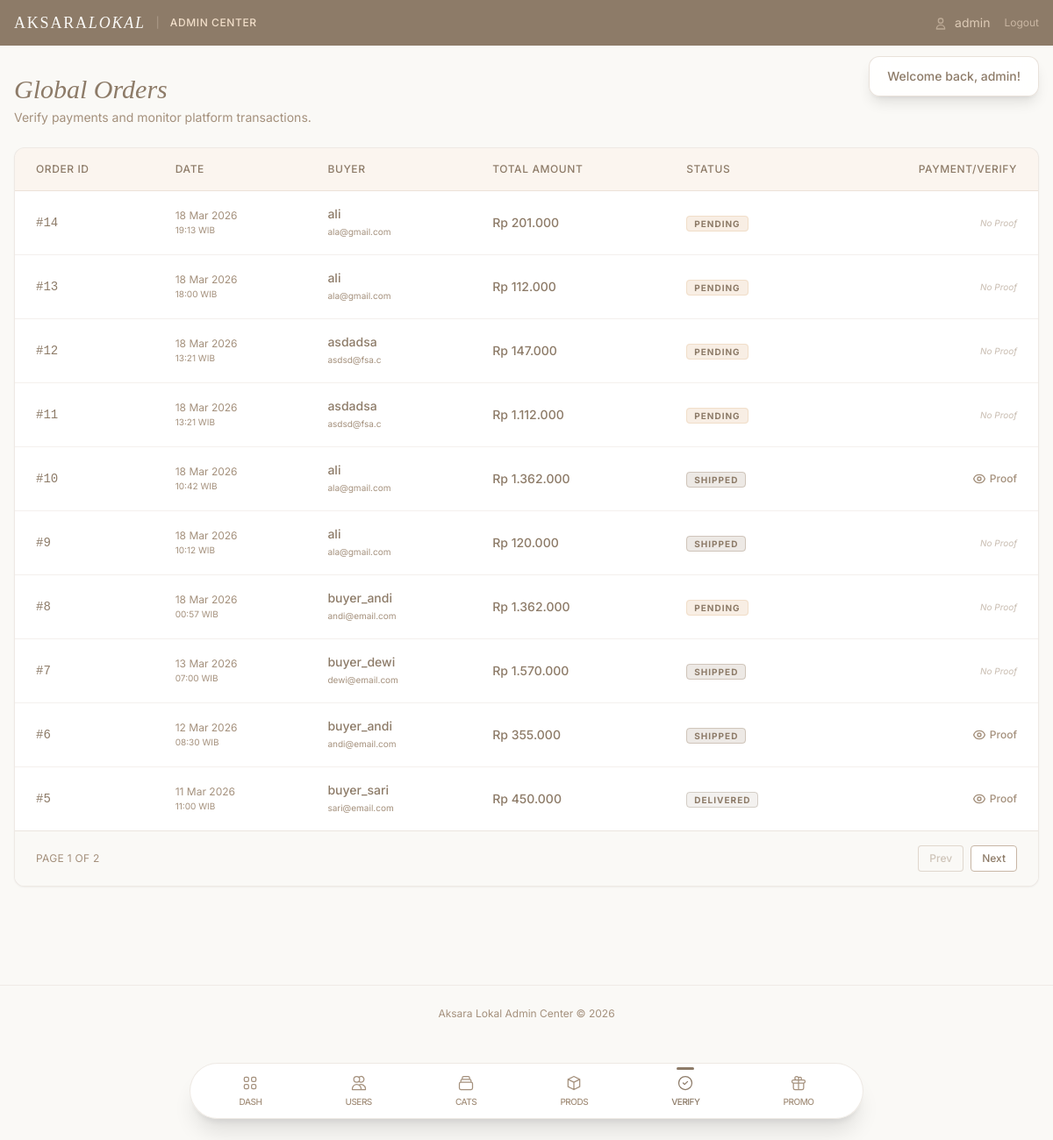
/public/admin_orders.php (signed in), run on the app's committed database.
### tables this page shows
CREATE TABLE `orders` (
  `id` int(10) UNSIGNED NOT NULL,
  `buyer_id` int(10) UNSIGNED NOT NULL,
  `total_amount` decimal(12,2) NOT NULL,
  `status` enum('pending','confirmed','shipped','delivered','cancelled') NOT NULL DEFAULT 'pending',
  `payment_method` varchar(50) DEFAULT 'bank_transfer',
  `payment_proof` varchar(255) DEFAULT NULL,
  `created_at` datetime NOT NULL DEFAULT current_timestamp()
);

CREATE TABLE `users` (
  `id` int(10) UNSIGNED NOT NULL,
  `username` varchar(50) NOT NULL,
  `password` varchar(255) NOT NULL,
  `email` varchar(100) NOT NULL,
  `role` enum('admin','seller','buyer') NOT NULL DEFAULT 'buyer',
  `address` text DEFAULT NULL,
  `phone` varchar(20) DEFAULT NULL,
  `created_at` datetime NOT NULL DEFAULT current_timestamp()
);

### public/admin_orders.php (called while the page is built, shortened)
<?php
require_once __DIR__ . '/../config/app.php';
require_once BASE_PATH . '/classes/AdminModel.php';
$adminModel = new AdminModel();
$limit = 10;
$page = max(1, (int)($_GET['page'] ?? 1));
$offset = ($page - 1) * $limit;
$totalOrders = $adminModel->countEntity('orders');
$totalPages = ceil($totalOrders / $limit);
$orders = $adminModel->getGlobalOrdersPaginated($limit, $offset);
require BASE_PATH . '/views/admin/layout/header.php';
require BASE_PATH . '/views/admin/orders.php';
require BASE_PATH . '/views/admin/layout/footer.php';

### config/database.php (called while the page is built, shortened)
<?php
class Database
{
    private static ?Database $instance = null;
    private PDO $pdo;
    private string $host = 'localhost';
    private string $dbname = 'aksara_lokal';
    private string $username = 'root';
    private string $password = '';
    private string $charset = 'utf8mb4';
    private function __construct()
    {
        $dsn = "mysql:host={$this->host};dbname={$this->dbname};charset={$this->charset}";
        $options = [
            PDO::ATTR_ERRMODE            => PDO::ERRMODE_EXCEPTION,
            PDO::ATTR_DEFAULT_FETCH_MODE => PDO::FETCH_ASSOC,
            PDO::ATTR_EMULATE_PREPARES   => false,
        ];
        try {
            $this->pdo = new PDO($dsn, $this->username, $this->password, $options);
        } catch (PDOException $e) {
            die('Database connection failed: ' . $e->getMessage());
        }
    }
    public static function getInstance(): self
    {
        if (self::$instance === null) {
            self::$instance = new self();
        }
        return self::$instance;
    }
    public function getConnection(): PDO
    {
        return $this->pdo;
    }
}

### classes/BaseModel.php (called while the page is built, shortened)
<?php
abstract class BaseModel
{
    public function __construct()
    {
        $this->db = Database::getInstance()->getConnection();
    }
}

### classes/AdminModel.php (called while the page is built, shortened)
<?php
require_once BASE_PATH . '/classes/BaseModel.php';
class AdminModel extends BaseModel
{
    public function countEntity(string $table): int
    {
        $allowedTables = ['users', 'products', 'orders', 'categories', 'vouchers'];
        $stmt = $this->db->query("SELECT COUNT(*) FROM {$table}");
        return (int) $stmt->fetchColumn();
    }
    public function getGlobalOrdersPaginated(int $limit, int $offset): array
    {
        $stmt = $this->db->prepare(
            "SELECT o.*, u.username as buyer_name, u.email as buyer_email
             FROM orders o
             JOIN users u ON o.buyer_id = u.id
             ORDER BY o.created_at DESC
             LIMIT :limit OFFSET :offset"
        );
        $stmt->bindValue(':limit', $limit, PDO::PARAM_INT);
        $stmt->bindValue(':offset', $offset, PDO::PARAM_INT);
        $stmt->execute();
        return $stmt->fetchAll();
    }
}

### config/app.php (called while the page is built, shortened)
<?php
require_once BASE_PATH . '/config/database.php';
function e(string|null $string): string
{
    return htmlspecialchars($string ?? '', ENT_QUOTES, 'UTF-8');
}
function formatRupiah(float $amount): string
{
    return 'Rp ' . number_format($amount, 0, ',', '.');
}

### views/admin/orders.php (the view, shortened to what this page needs)
<div class="mb-6 flex justify-between items-end">
    <div>
        <h1 class="font-serif text-3xl text-taupe-dark italic">Global Orders</h1>
        <p class="text-taupe-mid text-sm mt-1">Verify payments and monitor platform transactions.</p>
    </div>
</div>
<div class="bg-white rounded-xl border border-taupe-light/30 shadow-sm overflow-hidden mb-8">
    <div class="overflow-x-auto">
        <table class="w-full text-left border-collapse">
            <thead>
                <tr class="bg-taupe-cream/30 text-taupe-dark text-xs uppercase tracking-wider">
                    <th class="py-4 px-6 font-medium border-b border-taupe-light/30">Order ID</th>
                    <th class="py-4 px-6 font-medium border-b border-taupe-light/30">Date</th>
                    <th class="py-4 px-6 font-medium border-b border-taupe-light/30">Buyer</th>
                    <th class="py-4 px-6 font-medium border-b border-taupe-light/30">Total Amount</th>
                    <th class="py-4 px-6 font-medium border-b border-taupe-light/30">Status</th>
                    <th class="py-4 px-6 font-medium border-b border-taupe-light/30 text-right">Payment/Verify</th>
                </tr>
            </thead>
            <tbody class="text-sm divide-y divide-taupe-light/20">
                <?php foreach ($orders as $o): ?>
                    <tr class="hover:bg-off-white transition-colors group">
                        <td class="py-4 px-6 text-taupe-dark font-mono font-medium">#<?= $o['id'] ?></td>
                        <td class="py-4 px-6 text-taupe-mid text-xs">
                            <?= date('d M Y', strtotime($o['created_at'])) ?><br>
                            <span class="text-[10px]"><?= date('H:i', strtotime($o['created_at'])) ?> WIB</span>
                        </td>
                        <td class="py-4 px-6">
                            <p class="text-taupe-dark font-medium"><?= e($o['buyer_name']) ?></p>
                            <p class="text-taupe-mid text-[10px]"><?= e($o['buyer_email']) ?></p>
                        </td>
                        <td class="py-4 px-6 text-taupe-dark font-medium">
                            <?= formatRupiah($o['total_amount']) ?>
                        </td>
                        <td class="py-4 px-6">
                            <?php
                                $statusColors = [
                                    'pending'   => 'bg-taupe-cream/50 text-taupe-dark border-taupe-cream',
                                    'confirmed' => 'bg-taupe-light/40 text-taupe-dark border-taupe-light/60',
                                    'shipped'   => 'bg-taupe-mid/20 text-taupe-dark border-taupe-mid/40',
                                    'delivered' => 'bg-taupe-dark/10 text-taupe-dark font-bold border-taupe-dark/30',
                                    'cancelled' => 'bg-taupe-cream/30 text-taupe-mid line-through border-taupe-light/20',
                                ];
                                $color = $statusColors[$o['status']] ?? 'bg-gray-100 text-gray-800 border-gray-200';
                            ?>
                            <span class="px-2 py-0.5 rounded text-[10px] font-bold uppercase tracking-widest border <?= $color ?>">
                                <?= e($o['status']) ?>
                            </span>
                        </td>
                        <td class="py-4 px-6 text-right">
                            <div class="flex items-center justify-end gap-3">
                                <?php if ($o['payment_proof']): ?>
                                    <button type="button" onclick="openProofModal('<?= BASE_URL ?>/assets/uploads/<?= e($o['payment_proof']) ?>')" class="text-xs font-medium text-taupe-mid hover:text-taupe-dark flex items-center gap-1 transition-colors">
                                        Proof
                                    </button>
                                <?php else: ?>
                                    <span class="text-[10px] text-taupe-mid/60 italic">No Proof</span>
                                <?php endif; ?>
                            </div>
                        </td>
                    </tr>
                <?php endforeach; ?>
            </tbody>
        </table>
    </div>
    <?php if ($totalPages > 1): ?>
    <div class="px-6 py-4 border-t border-taupe-light/30 bg-off-white flex justify-between items-center">
        <span class="text-xs text-taupe-mid uppercase tracking-wide">
            Page <?= $page ?> of <?= $totalPages ?>
        </span>
        <div class="flex items-center gap-2">
            <?php if ($page > 1): ?>
                <a href="?page=<?= $page - 1 ?>" class="px-3 py-1.5 text-xs font-medium bg-white border border-taupe-light rounded text-taupe-dark hover:bg-taupe-cream/30 transition-colors no-underline">Prev</a>
            <?php else: ?>
                <button disabled class="px-3 py-1.5 text-xs font-medium bg-off-white border border-taupe-light/50 rounded text-taupe-mid/50 cursor-not-allowed">Prev</button>
            <?php endif; ?>
            <?php if ($page < $totalPages): ?>
                <a href="?page=<?= $page + 1 ?>" class="px-3 py-1.5 text-xs font-medium bg-white border border-taupe-light rounded text-taupe-dark hover:bg-taupe-cream/30 transition-colors no-underline">Next</a>
            <?php else: ?>
                <button disabled class="px-3 py-1.5 text-xs font-medium bg-off-white border border-taupe-light/50 rounded text-taupe-mid/50 cursor-not-allowed">Next</button>
            <?php endif; ?>
        </div>
    </div>
    <?php endif; ?>
</div>

### views/admin/layout/header.php (style rules this page uses)
body { font-family: 'Inter', sans-serif; background-color: #FAF9F6; color: #4A3F35; }
h1, h2, h3 { font-family: 'Playfair Display', serif; }

### data on the page
orders: id "14", created_at "18 Mar 2026", created_at "19:13", buyer.username "ali", buyer.email "ala@gmail.com", total_amount "Rp 201.000", status "PENDING", shows "No Proof"
orders: id "13", created_at "18 Mar 2026", created_at "18:00", buyer.username "ali", buyer.email "ala@gmail.com", total_amount "Rp 112.000", status "PENDING", shows "No Proof"
orders: id "12", created_at "18 Mar 2026", created_at "13:21", buyer.username "asdadsa", buyer.email "asdsd@fsa.c", total_amount "Rp 147.000", status "PENDING", shows "No Proof"
orders: id "11", created_at "18 Mar 2026", created_at "13:21", buyer.username "asdadsa", buyer.email "asdsd@fsa.c", total_amount "Rp 1.112.000", status "PENDING", shows "No Proof"
orders: id "10", created_at "18 Mar 2026", created_at "10:42", buyer.username "ali", buyer.email "ala@gmail.com", total_amount "Rp 1.362.000", status "SHIPPED"
orders: id "9", created_at "18 Mar 2026", created_at "10:12", buyer.username "ali", buyer.email "ala@gmail.com", total_amount "Rp 120.000", status "SHIPPED", shows "No Proof"
orders: id "8", created_at "18 Mar 2026", created_at "00:57", buyer.username "buyer_andi", buyer.email "andi@email.com", total_amount "Rp 1.362.000", status "PENDING", shows "No Proof"
orders: id "7", created_at "13 Mar 2026", created_at "07:00", buyer.username "buyer_dewi", buyer.email "dewi@email.com", total_amount "Rp 1.570.000", status "SHIPPED", shows "No Proof"
orders: id "6", created_at "12 Mar 2026", created_at "08:30", buyer.username "buyer_andi", buyer.email "andi@email.com", total_amount "Rp 355.000", status "SHIPPED"
orders: id "5", created_at "11 Mar 2026", created_at "11:00", buyer.username "buyer_sari", buyer.email "sari@email.com", total_amount "Rp 450.000", status "DELIVERED"

### other printed values
$user['username'] "admin"
$flash['message'] "Welcome back, admin!"
$page "1"
$totalPages "2"
